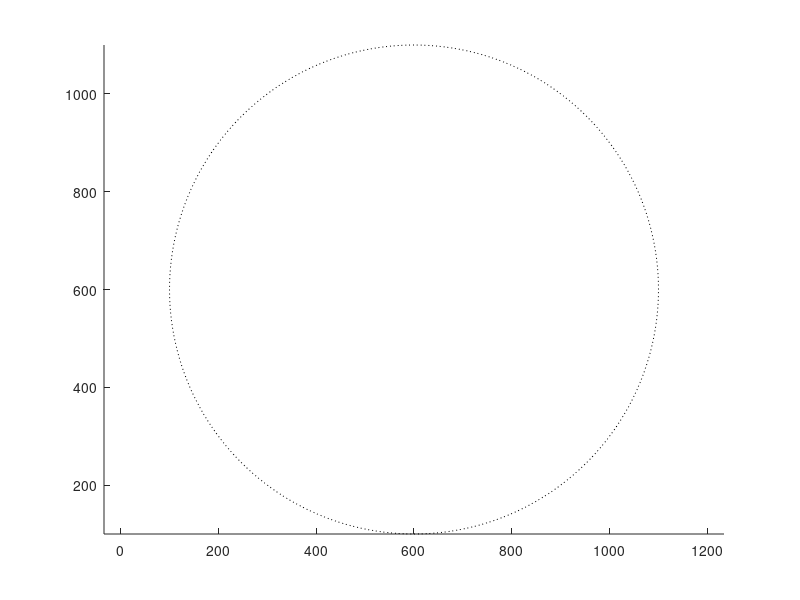

Write the MATLAB code that produced this figure. (Note: this script raises an error after producing the figure.)
 %y = betarnd(2,4,100,1);
 %x = rand(100,1);
 %XY = [x y];
 
 %plot(XY(:,1),XY(:,2),'*');
 
 

%colors
C = {'b','r','g','y',[.3 .3 .3], 'k'};
 
clf
axis equal
hold on
x1=600;
y1=600;
rc=500;
[x,y,z] = cylinder(rc,200);
plot(x(1,:)+x1,y(1,:)+y1,':k')

teamcnt = 5;
membercnt = 1000;
leadercnt = 50;
othercnt = 300;

%configlines = repmat('%s\t',1,membercnt+leadercnt+othercnt);
offset = 0;
f = fopen('component.cfg', 'w');

for t=1:teamcnt
    [x y]=points_in_circle(x1,y1,rc, membercnt/teamcnt);
    plot(x,y,'color',C{t},'marker','x','line','none')
    for i=1:membercnt/teamcnt
        fprintf(f, 'M M%u T%u %u %u\n', offset+i, t, round(x(i)), round(y(i)));
    end
    offset = offset + membercnt/teamcnt;
end

offset = 0;
for t=1:teamcnt
    [x y]=points_in_circle(x1,y1,rc, leadercnt/teamcnt);
    plot(x,y,'color',C{t},'marker','o','line','none')
    for i=1:leadercnt/teamcnt
        fprintf(f, 'L L%u T%u %u %u\n', offset+i, t, round(x(i)), round(y(i)));
    end
    offset = offset + leadercnt/teamcnt;
end

[x y]=points_in_circle(x1,y1,rc+50, othercnt);
plot(x,y,'color',[.9 .9 .9],'marker','*','line','none')
for i=1:othercnt
    fprintf(f, 'O O%u %u %u\n', i, round(x(i)), round(y(i)));
end

fclose(f);

